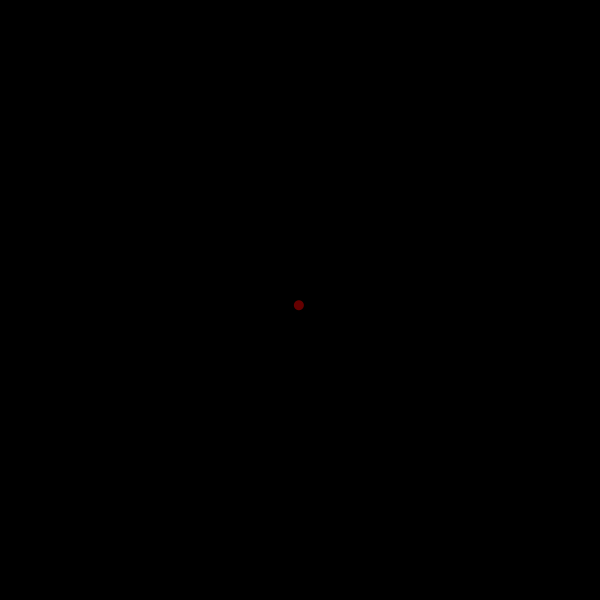
Frame 1 (no input)
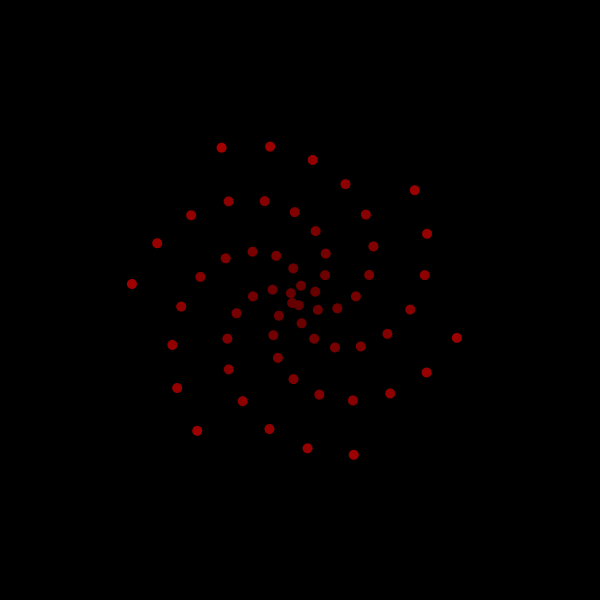
Frame 60 (the mouse pressed at the canvas centre just before this capture)
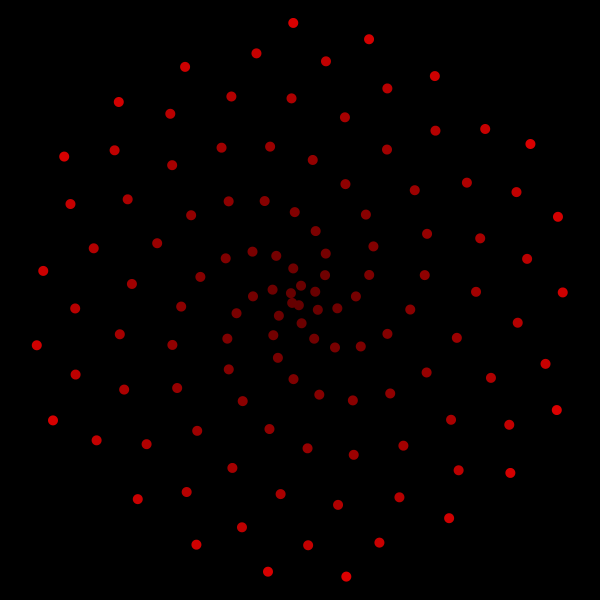
Frame 120 (the mouse held since frame 60 and released just before this capture)

The Processing sketch that drew these frames (run headless with seeded random() and noise(); from frame 60 on, the mouse is pressed at the canvas centre):

// Processing sketch: processing_34237
// ── processing_34237.pde

  float x=1; 
  float y=1; 
  float r=sqrt(x*x+y*y); 
  float theta=atan(y/x); 
  int a=100; 
  int b=50; 
  int c=250; 

void setup(){
  size(600, 600); 
  background(0); 
  noStroke(); 
  smooth(); 
}



void draw(){
 
  a=(a+1)%255; 
  b=(b+1)%255; 
  c=(c+1)%255; 
  x++; 
  y++; 
  theta++;  
  r=300*sin(theta/100); 
  translate(width/2, height/2); 
  fill(a, 0, 0); 
  ellipse(r*cos(theta), r*sin(theta), 10, 10); 
 
  }
  //print("y =" + y + " x = " + x + " r = " + r + " theta = " +theta + "\n"); 
